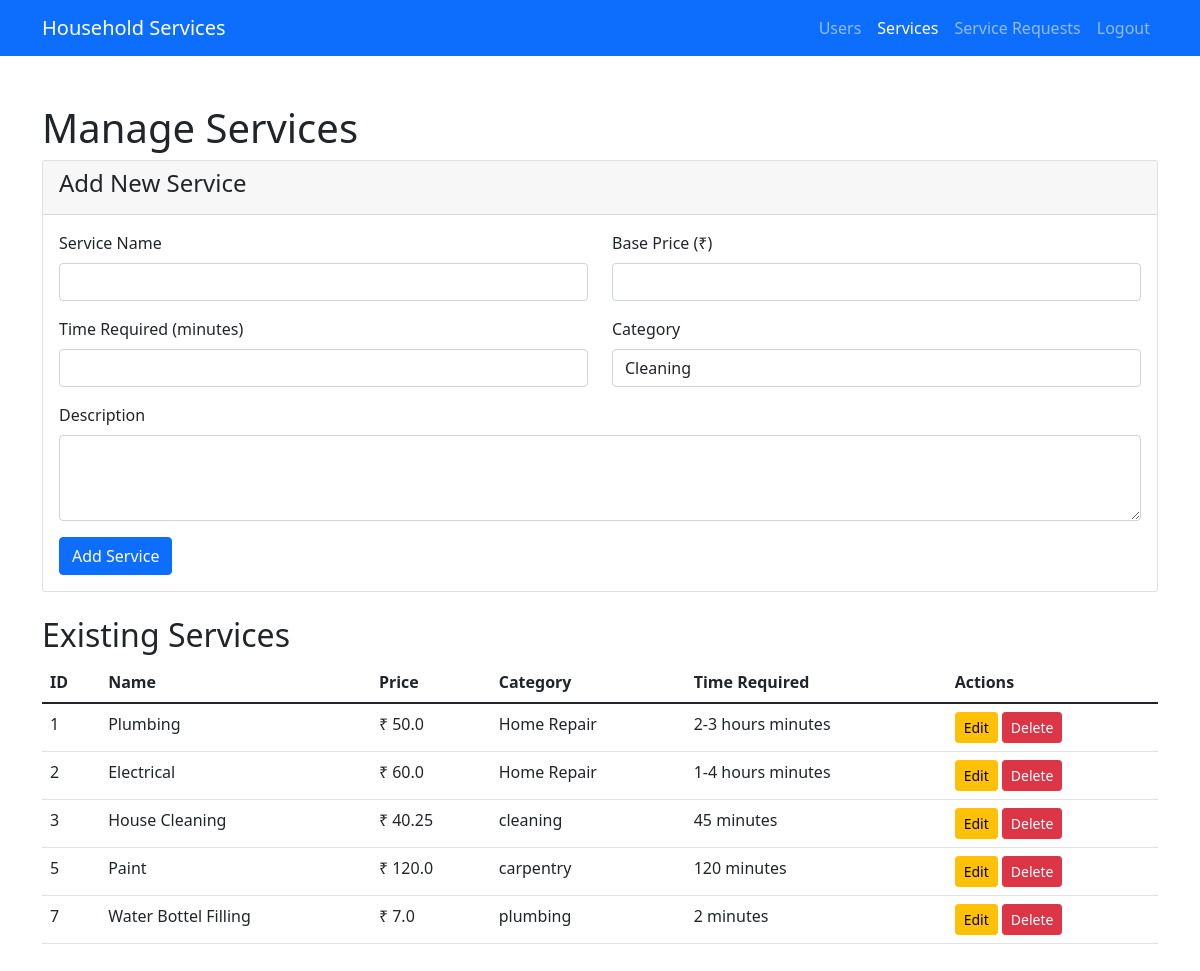
Before: /admin/services (signed in) with the older database file.
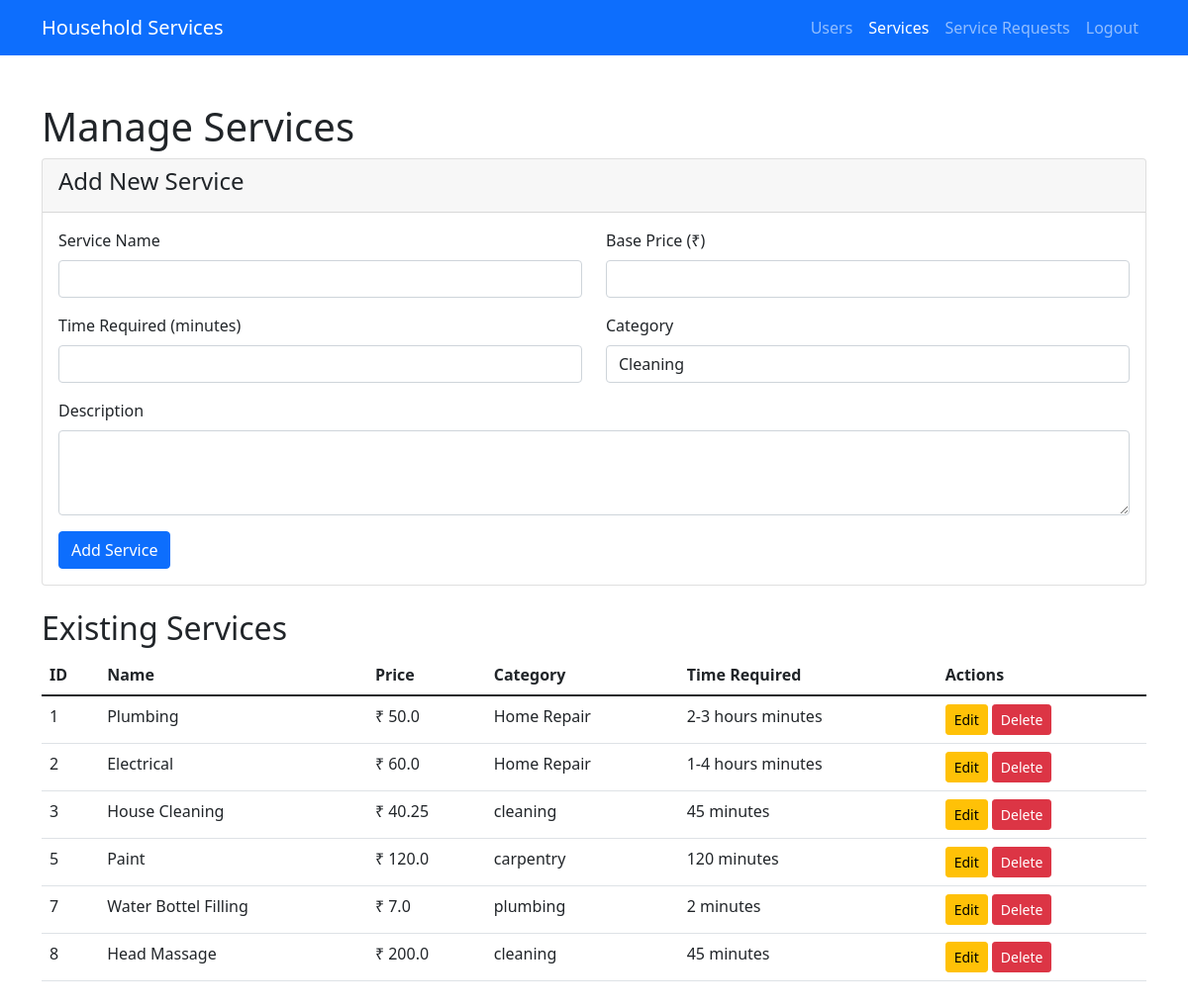
After: the same page with the newer database file.
### models.py (models this page shows)
class Service(db.Model):
    __tablename__ = 'service'
    id = db.Column(db.Integer, primary_key=True)
    name = db.Column(db.String(100), nullable=False)
    price = db.Column(db.Float, nullable=False)
    description = db.Column(db.Text)
    time_required = db.Column(db.String(50))
    category = db.Column(db.String(50))
    image_url = db.Column(db.String(200))  # For service images
    is_active = db.Column(db.Boolean, default=True)  # To temporarily disable services
    created_at = db.Column(db.DateTime, default=datetime.utcnow)
    min_experience_required = db.Column(db.Integer, default=0)
    availability = db.Column(db.String(50), default='24/7')

### app.py (the view, shortened to what this page needs)
@app.route('/admin/services', methods=['GET', 'POST'])
@login_required
def admin_services():
    if current_user.role == 'admin':
        services = Service.query.all()
        return render_template('admin_services.html', services=services)
    else:
        flash('You are not authorized to access this page.', 'danger')
        return redirect(url_for('dashboard'))

### app.py (called while the page is built)
@login_manager.user_loader
def load_user(user_id):
    return db.session.get(User, int(user_id))

### templates/admin_services.html (shortened to what this page needs)
<!DOCTYPE html>
<html lang="en">
<head>
  <link rel="stylesheet" href="https://cdn.jsdelivr.net/npm/bootstrap@5.1.3/dist/css/bootstrap.min.css">
</head>
<body>
  <nav class="navbar navbar-expand-lg navbar-dark bg-primary">
    <div class="container">
      <a class="navbar-brand" href="{{ url_for('index') }}">Household Services</a>
      <div class="collapse navbar-collapse" id="navbarNav">
        <ul class="navbar-nav ms-auto">
          <li class="nav-item">
            <a class="nav-link" href="{{ url_for('admin_users') }}">Users</a>
          </li>
          <li class="nav-item">
            <a class="nav-link active" href="{{ url_for('admin_services') }}">Services</a>
          </li>
          <li class="nav-item">
            <a class="nav-link" href="{{ url_for('service_requests') }}">Service Requests</a>
          </li>
          <li class="nav-item">
            <a class="nav-link" href="{{ url_for('logout') }}">Logout</a>
          </li>
        </ul>
      </div>
    </div>
  </nav>
  <div class="container my-5">
    <h1>Manage Services</h1>
    <div class="card mb-4">
      <div class="card-header">
        <h4>Add New Service</h4>
      </div>
      <div class="card-body">
        <form method="POST">
          <div class="row">
            <div class="col-md-6 mb-3">
              <label for="name" class="form-label">Service Name</label>
              <input type="text" class="form-control" id="name" name="name" required>
            </div>
            <div class="col-md-6 mb-3">
              <label for="price" class="form-label">Base Price (₹)</label>
              <input type="number" class="form-control" id="price" name="price" step="5" required>
            </div>
            <div class="col-md-6 mb-3">
              <label for="time_required" class="form-label">Time Required (minutes)</label>
              <input type="number" class="form-control" id="time_required" name="time_required" required>
            </div>
            <div class="col-md-6 mb-3">
              <label for="category" class="form-label">Category</label>
              <select class="form-control" id="category" name="category" required>
                <option value="cleaning">Cleaning</option>
              </select>
            </div>
            <div class="col-12 mb-3">
              <label for="description" class="form-label">Description</label>
              <textarea class="form-control" id="description" name="description" rows="3" required></textarea>
            </div>
          </div>
          <button type="submit" class="btn btn-primary">Add Service</button>
        </form>
      </div>
    </div>
    <h2>Existing Services</h2>
    <table class="table">
      <thead>
        <tr>
          <th>ID</th>
          <th>Name</th>
          <th>Price</th>
          <th>Category</th>
          <th>Time Required</th>
          <th>Actions</th>
        </tr>
      </thead>
      <tbody>
        {% for service in services %}
          <tr>
            <td>{{ service.id }}</td>
            <td>{{ service.name }}</td>
            <td>₹ {{ service.price }}</td>
            <td>{{ service.category }}</td>
            <td>{{ service.time_required }} minutes</td>
            <td>
              <button class="btn btn-warning btn-sm" data-bs-toggle="modal" data-bs-target="#editModal{{ service.id }}">
                Edit
              </button>
              <form method="POST" action="{{ url_for('admin_services') }}" class="d-inline">
                <button type="submit" class="btn btn-danger btn-sm" onclick="return confirm('Are you sure you want to delete this service?')">
                  Delete
                </button>
              </form>
            </td>
          </tr>
        {% endfor %}
      </tbody>
    </table>
  </div>
</body>
</html>

Changed rows visible on the page:
added Service: id "8", name "Head Massage", price "200.0", category "cleaning", time_required "45"
